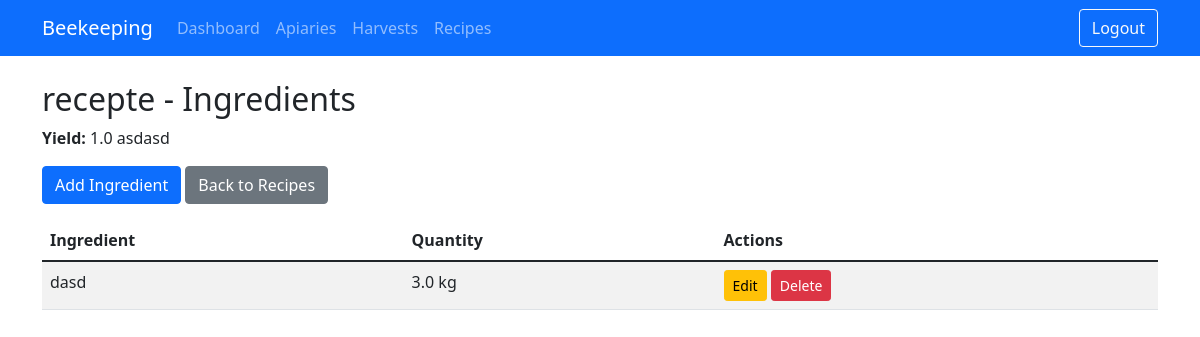
The app's page /recipes/1 (signed in) with its own data.
### tables this page shows
CREATE TABLE recipes (
                    id INTEGER PRIMARY KEY,
                    name TEXT NOT NULL
                , yield REAL NOT NULL DEFAULT 1, yield_unit TEXT DEFAULT 'units', user_id INTEGER NOT NULL DEFAULT 1);

CREATE TABLE recipe_ingredients (
                    id INTEGER PRIMARY KEY,
                    recipe_id INTEGER,
                    ingredient_id INTEGER,
                    quantity REAL NOT NULL, unit TEXT,
                    FOREIGN KEY (recipe_id) REFERENCES recipes (id),
                    FOREIGN KEY (ingredient_id) REFERENCES ingredients (id)
                );

CREATE TABLE ingredients (
                    id INTEGER PRIMARY KEY,
                    name TEXT NOT NULL
                , user_id INTEGER NOT NULL DEFAULT 1);

### web_app.py (the view)
@app.route('/recipes/<int:recipe_id>')
def view_recipe(recipe_id):
    conn = sqlite3.connect('beekeeping.db')
    c = conn.cursor()
    c.execute("SELECT name, yield, yield_unit FROM recipes WHERE id = ?", (recipe_id,))
    recipe_data = c.fetchone()
    recipe_name = recipe_data[0]
    recipe_yield = recipe_data[1]
    recipe_yield_unit = recipe_data[2]
    c.execute("""SELECT i.id, i.name, ri.quantity, ri.unit FROM recipe_ingredients ri
                 JOIN ingredients i ON ri.ingredient_id = i.id
                 WHERE ri.recipe_id = ?""", (recipe_id,))
    ingredients = c.fetchall()
    conn.close()
    return render_template('ingredients.html', recipe_name=recipe_name, ingredients=ingredients, recipe_id=recipe_id, recipe_yield=recipe_yield, recipe_yield_unit=recipe_yield_unit)

### web_app.py (called while the page is built)
@app.before_request
def require_login():
    allowed = {"login", "register", "logout", "static", "serve_image"}  # names of view functions that don't require auth
    if request.endpoint not in allowed and not session.get("logged_in"):
        return redirect(url_for("login"))

### templates/ingredients.html (shortened to what this page needs)
{% extends "base.html" %}
{% block content %}
<h2>{{ recipe_name }} - Ingredients</h2>
<p><strong>Yield:</strong> {{ recipe_yield }} {{ recipe_yield_unit }}</p>
<a href="{{ url_for('add_ingredient', recipe_id=recipe_id) }}" class="btn btn-primary mb-3">Add Ingredient</a>
<a href="{{ url_for('recipes') }}" class="btn btn-secondary mb-3">Back to Recipes</a>
<table class="table table-striped">
    <thead>
        <tr>
            <th>Ingredient</th>
            <th>Quantity</th>
            <th>Actions</th>
        </tr>
    </thead>
    <tbody>
        {% for ingredient in ingredients %}
        <tr>
            <td>{{ ingredient[1] }}</td>
            <td>{{ ingredient[2] }} {{ ingredient[3] }}</td>
            <td>
                <a href="{{ url_for('edit_ingredient', recipe_id=recipe_id, ing_id=ingredient[0]) }}" class="btn btn-sm btn-warning">Edit</a>
                <a href="{{ url_for('delete_ingredient', recipe_id=recipe_id, ing_id=ingredient[0]) }}" class="btn btn-sm btn-danger" onclick="return confirm('Are you sure?')">Delete</a>
            </td>
        </tr>
        {% endfor %}
    </tbody>
</table>
{% endblock %}

### records on screen
recipes: name "recepte", yield "1.0", yield_unit "asdasd"
recipe_ingredients: name "dasd", quantity "3.0", unit "kg"
